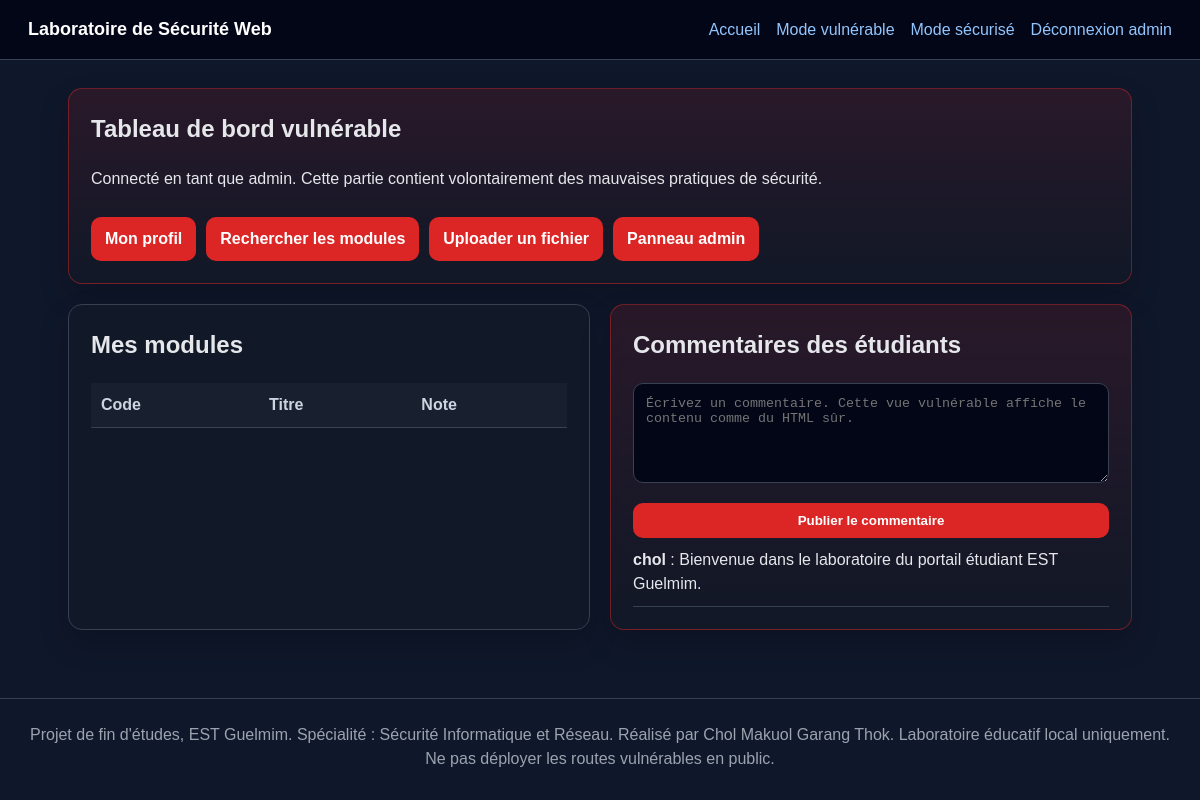
The app's page /vuln/dashboard (signed in) with its own data.
### tables this page shows
CREATE TABLE users (
            id INTEGER PRIMARY KEY AUTOINCREMENT,
            username TEXT UNIQUE NOT NULL,
            password_plain TEXT,
            password_hash TEXT,
            role TEXT NOT NULL DEFAULT 'student',
            full_name TEXT NOT NULL,
            email TEXT NOT NULL,
            bio TEXT DEFAULT ''
        );

CREATE TABLE comments (
            id INTEGER PRIMARY KEY AUTOINCREMENT,
            user_id INTEGER NOT NULL,
            body TEXT NOT NULL,
            created_at TEXT NOT NULL,
            FOREIGN KEY(user_id) REFERENCES users(id)
        );

### app.py (the view)
@app.route("/vuln/dashboard")
@login_required("vuln")
def vuln_dashboard():
    db = get_db()
    courses = db.execute("SELECT * FROM courses WHERE owner_id = ?", (session["user_id"],)).fetchall()
    comments = db.execute(
        "SELECT comments.*, users.username FROM comments JOIN users ON users.id = comments.user_id ORDER BY comments.id DESC"
    ).fetchall()
    return render_template("vuln_dashboard.html", courses=courses, comments=comments, user=current_user())

### app.py (called while the page is built)
def get_db():
    if "db" not in g:
        g.db = sqlite3.connect(app.config["DATABASE"])
        g.db.row_factory = sqlite3.Row
    return g.db

@app.before_request
def ensure_db_exists():
    if not DB_PATH.exists():
        init_db(reset=False)

@app.after_request
def add_security_headers(response):
    response.headers.setdefault("X-Content-Type-Options", "nosniff")
    response.headers.setdefault("X-Frame-Options", "DENY")
    response.headers.setdefault("Referrer-Policy", "strict-origin-when-cross-origin")
    if request.path.startswith("/secure"):
        response.headers.setdefault("Content-Security-Policy", "default-src 'self'; img-src 'self' data:; style-src 'self' 'unsafe-inline'")
    return response

def current_user():
    uid = session.get("user_id")
    if not uid:
        return None
    return get_db().execute("SELECT * FROM users WHERE id = ?", (uid,)).fetchone()

def login_required(mode=None):
    def decorator(view):
        @wraps(view)
        def wrapped(*args, **kwargs):
            if not session.get("user_id"):
                flash("Veuillez vous connecter d’abord.", "warning")
                target = "vuln_login" if mode == "vuln" else "secure_login"
                return redirect(url_for(target))
            if mode and session.get("mode") != mode:
                flash("Veuillez vous connecter au bon mode du laboratoire.", "warning")
                target = "vuln_login" if mode == "vuln" else "secure_login"
                return redirect(url_for(target))
            return view(*args, **kwargs)
        return wrapped
    return decorator

### Laboratoire de Sécurité Web/templates/vuln_dashboard.html (shortened to what this page needs)
{% extends "base.html" %}
{% block content %}
<section class="lab-header danger-card">
    <h1>Tableau de bord vulnérable</h1>
    <p>Connecté en tant que {{ user['username'] }}. Cette partie contient volontairement des mauvaises pratiques de sécurité.</p>
    <div class="actions">
        <a class="btn danger" href="{{ url_for('vuln_profile') }}?id={{ user['id'] }}">Mon profil</a>
        <a class="btn danger" href="{{ url_for('vuln_search') }}">Rechercher les modules</a>
        <a class="btn danger" href="{{ url_for('vuln_upload') }}">Uploader un fichier</a>
        <a class="btn danger" href="{{ url_for('vuln_admin') }}">Panneau admin</a>
    </div>
</section>
<section class="grid two">
    <div class="card">
        <h2>Mes modules</h2>
        <table>
            <thead><tr><th>Code</th><th>Titre</th><th>Note</th></tr></thead>
        </table>
    </div>
    <div class="card danger-card">
        <h2>Commentaires des étudiants</h2>
        <form method="post" action="{{ url_for('vuln_comment') }}">
            <textarea name="body" placeholder="Écrivez un commentaire. Cette vue vulnérable affiche le contenu comme du HTML sûr."></textarea>
            <button class="btn danger" type="submit">Publier le commentaire</button>
        </form>
        <div class="comments">
            {% for c in comments %}
                <div class="comment"><strong>{{ c['username'] }}</strong> : {{ c['body'] | safe }}</div>
            {% endfor %}
        </div>
    </div>
</section>
{% endblock %}

### Laboratoire de Sécurité Web/static/style.css (style rules this page uses)
:root { --bg: #0f172a; --panel: #111827; --panel2: #1f2937; --text: #e5e7eb; --muted: #9ca3af; --line: #374151; --safe: #16a34a; --safe2: rgba(22, 163, 74, .12); --danger: #dc2626; --danger2: rgba(220, 38, 38, .13); --blue: #2563eb; }
* { box-sizing: border-box; }
body { margin: 0; font-family: Arial, Helvetica, sans-serif; background: var(--bg); color: var(--text); line-height: 1.5; }
a { color: #93c5fd; text-decoration: none; }
h1, h2, h3 { margin-top: 0; }
.grid { display: grid; gap: 20px; }
.grid.two { grid-template-columns: repeat(2, minmax(0, 1fr)); }
.card, .lab-header { background: var(--panel); border: 1px solid var(--line); border-radius: 14px; padding: 22px; box-shadow: 0 14px 30px rgba(0,0,0,.18); margin-bottom: 20px; }
.danger-card { border-color: rgba(220, 38, 38, .45); background: linear-gradient(180deg, var(--danger2), var(--panel)); }
.btn { display: inline-block; border: 0; background: var(--blue); color: white; padding: 10px 14px; border-radius: 10px; font-weight: 700; cursor: pointer; margin-top: 10px; }
.btn.danger { background: var(--danger); }
.actions { display: flex; flex-wrap: wrap; gap: 10px; }
form { display: grid; gap: 10px; }
input, textarea { width: 100%; padding: 12px; border: 1px solid var(--line); border-radius: 10px; background: #020617; color: var(--text); }
textarea { min-height: 100px; resize: vertical; }
table { width: 100%; border-collapse: collapse; margin-top: 12px; overflow: hidden; }
th, td { border-bottom: 1px solid var(--line); padding: 10px; text-align: left; vertical-align: top; }
th { color: #cbd5e1; background: rgba(255,255,255,.03); }
.comment { padding: 10px 0; border-bottom: 1px solid var(--line); }

### records on screen
users: username "admin"
comments: username "chol", body "Bienvenue dans le laboratoire du portail étudiant EST Guelmim."

### other values on screen
{{ session.get('username') }} "admin"
